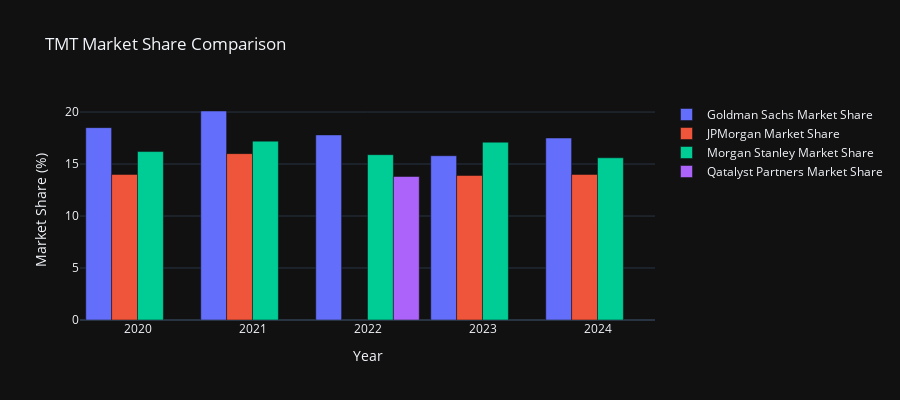
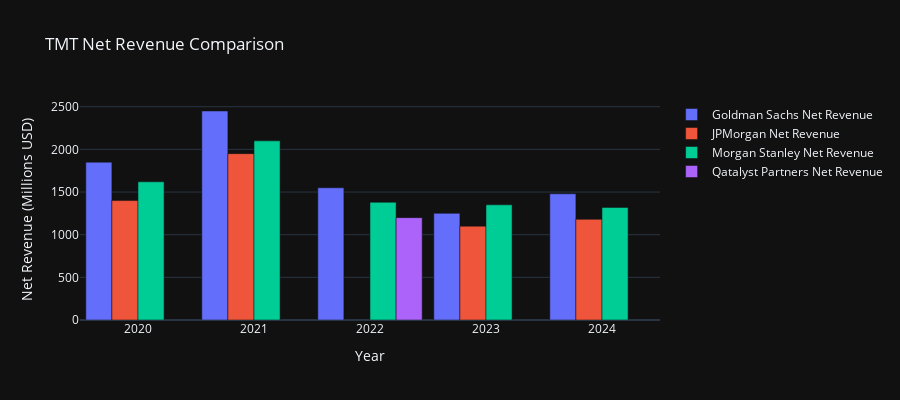
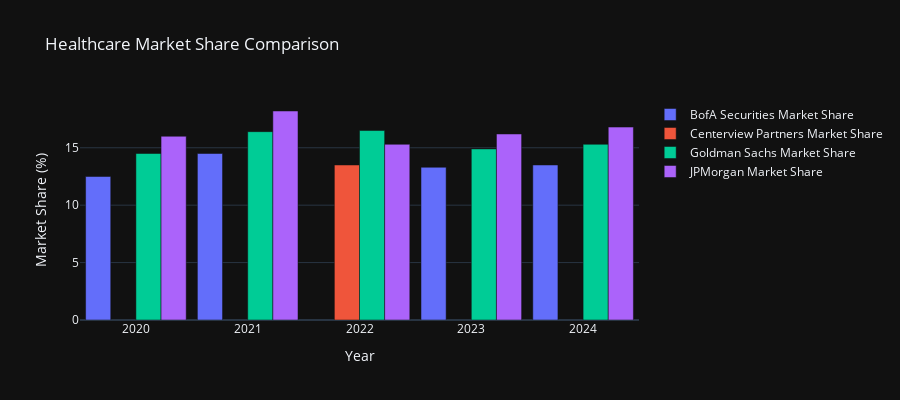
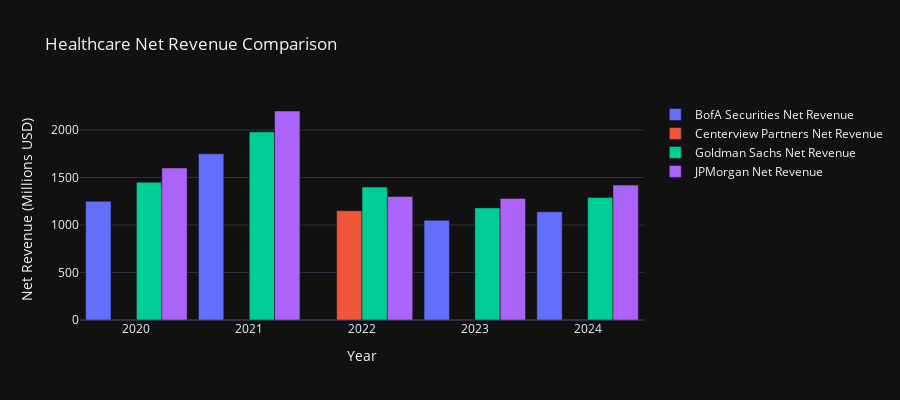

Notebook code cell kept with these figures, in order:
### Code cell
# Iterate over each industry to create a separate figure for each
for industry in df['Industry'].unique():
    # Filter data for the current industry
    industry_data = df[df['Industry'] == industry]
    
    # Filter data for the top 3 banks as per the rank column within the industry
    top_banks_industry = industry_data[industry_data['Rank'] <= 3]
    
    # Group by bank and year, then calculate total net revenue and market share
    bank_summary_industry = top_banks_industry.groupby(['Bank', 'Year']).agg({
        'Net Revenue (Millions USD)': 'sum',
        'Market %': 'mean',
        'No. of deals': 'sum'
    }).rename(columns={
        'Net Revenue (Millions USD)': 'Net Revenue',
        'Market %': 'Market Share',
        'No. of deals': 'Deals'
    }).reset_index()
    
    # Market Share Comparison for the current industry
    fig_market_share = go.Figure()
    for bank in bank_summary_industry['Bank'].unique():
        bank_data = bank_summary_industry[bank_summary_industry['Bank'] == bank]
        fig_market_share.add_trace(go.Bar(
            x=bank_data['Year'],
            y=bank_data['Market Share'],
            name=f'{bank} Market Share'
        ))
    
    # Update layout for Market Share figure
    fig_market_share.update_layout(
        title=f'{industry} Market Share Comparison',
        height=400,
        showlegend=True,
        template='plotly_dark',
        xaxis_title='Year',
        yaxis_title='Market Share (%)',
        bargap=0.1  # Reduce gap between bars
    )
    
    fig_market_share.show()
    
    # Net Revenue Comparison for the current industry
    fig_net_revenue = go.Figure()
    for bank in bank_summary_industry['Bank'].unique():
        bank_data = bank_summary_industry[bank_summary_industry['Bank'] == bank]
        fig_net_revenue.add_trace(go.Bar(
            x=bank_data['Year'],
            y=bank_data['Net Revenue'],
            name=f'{bank} Net Revenue'
        ))

    # Update layout for Net Revenue figure
    fig_net_revenue.update_layout(
        title=f'{industry} Net Revenue Comparison',
        height=400,
        showlegend=True,
        template='plotly_dark',
        xaxis_title='Year',
        yaxis_title='Net Revenue (Millions USD)',
        bargap=0.1  # Reduce gap between bars
    )

    fig_net_revenue.show()

### Figure 1 — Plotly figure (JSON) as saved in the notebook; plotly's stock layout.template omitted (floating-point values rounded to 4 significant figures)
{"data": [{"name": "Goldman Sachs Market Share", "type": "bar", "x": [2020, 2021, 2022, 2023, 2024], "y": [18.5, 20.1, 17.8, 15.8, 17.5]}, {"name": "JPMorgan Market Share", "type": "bar", "x": [2020, 2021, 2023, 2024], "y": [14, 16, 13.9, 14]}, {"name": "Morgan Stanley Market Share", "type": "bar", "x": [2020, 2021, 2022, 2023, 2024], "y": [16.2, 17.2, 15.9, 17.1, 15.6]}, {"name": "Qatalyst Partners Market Share", "type": "bar", "x": [2022], "y": [13.8]}], "layout": {"bargap": 0.1, "height": 400, "showlegend": true, "title": {"text": "TMT Market Share Comparison"}, "xaxis": {"title": {"text": "Year"}}, "yaxis": {"title": {"text": "Market Share (%)"}}}}

### Figure 2 — Plotly figure (JSON) as saved in the notebook; plotly's stock layout.template omitted (floating-point values rounded to 4 significant figures)
{"data": [{"name": "Goldman Sachs Net Revenue", "type": "bar", "x": [2020, 2021, 2022, 2023, 2024], "y": [1850, 2450, 1550, 1250, 1480]}, {"name": "JPMorgan Net Revenue", "type": "bar", "x": [2020, 2021, 2023, 2024], "y": [1400, 1950, 1100, 1180]}, {"name": "Morgan Stanley Net Revenue", "type": "bar", "x": [2020, 2021, 2022, 2023, 2024], "y": [1620, 2100, 1380, 1350, 1320]}, {"name": "Qatalyst Partners Net Revenue", "type": "bar", "x": [2022], "y": [1200]}], "layout": {"bargap": 0.1, "height": 400, "showlegend": true, "title": {"text": "TMT Net Revenue Comparison"}, "xaxis": {"title": {"text": "Year"}}, "yaxis": {"title": {"text": "Net Revenue (Millions USD)"}}}}

### Figure 3 — Plotly figure (JSON) as saved in the notebook; plotly's stock layout.template omitted (floating-point values rounded to 4 significant figures)
{"data": [{"name": "BofA Securities Market Share", "type": "bar", "x": [2020, 2021, 2023, 2024], "y": [12.5, 14.5, 13.3, 13.5]}, {"name": "Centerview Partners Market Share", "type": "bar", "x": [2022], "y": [13.5]}, {"name": "Goldman Sachs Market Share", "type": "bar", "x": [2020, 2021, 2022, 2023, 2024], "y": [14.5, 16.4, 16.5, 14.9, 15.3]}, {"name": "JPMorgan Market Share", "type": "bar", "x": [2020, 2021, 2022, 2023, 2024], "y": [16, 18.2, 15.3, 16.2, 16.8]}], "layout": {"bargap": 0.1, "height": 400, "showlegend": true, "title": {"text": "Healthcare Market Share Comparison"}, "xaxis": {"title": {"text": "Year"}}, "yaxis": {"title": {"text": "Market Share (%)"}}}}

### Figure 4 — Plotly figure (JSON) as saved in the notebook; plotly's stock layout.template omitted (floating-point values rounded to 4 significant figures)
{"data": [{"name": "BofA Securities Net Revenue", "type": "bar", "x": [2020, 2021, 2023, 2024], "y": [1250, 1750, 1050, 1140]}, {"name": "Centerview Partners Net Revenue", "type": "bar", "x": [2022], "y": [1150]}, {"name": "Goldman Sachs Net Revenue", "type": "bar", "x": [2020, 2021, 2022, 2023, 2024], "y": [1450, 1980, 1400, 1180, 1290]}, {"name": "JPMorgan Net Revenue", "type": "bar", "x": [2020, 2021, 2022, 2023, 2024], "y": [1600, 2200, 1300, 1280, 1420]}], "layout": {"bargap": 0.1, "height": 400, "showlegend": true, "title": {"text": "Healthcare Net Revenue Comparison"}, "xaxis": {"title": {"text": "Year"}}, "yaxis": {"title": {"text": "Net Revenue (Millions USD)"}}}}
